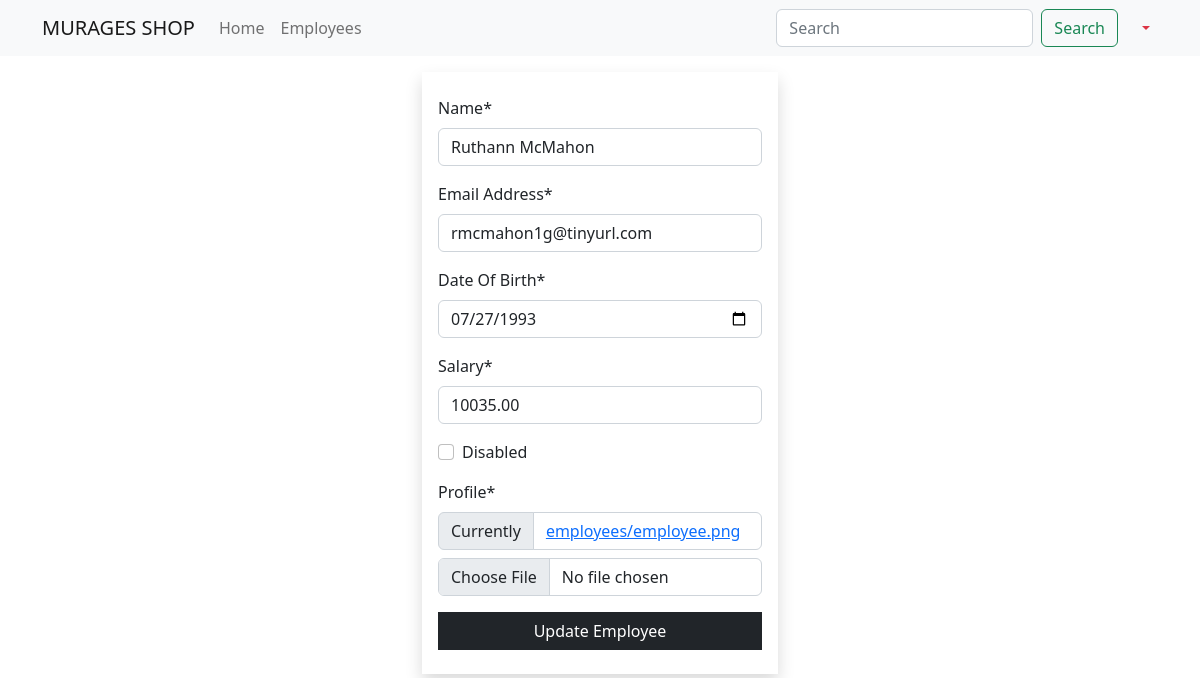
/employees/update/55 (signed in), run on the app's committed database.
### main_app/models.py (models this page shows, shortened)
class Employee(models.Model):
    name = models.CharField(max_length=40)
    email = models.EmailField(unique=True)
    dob = models.DateField(null=True)
    salary = models.DecimalField(max_digits=7, decimal_places=2)  # 67000.58
    disabled = models.BooleanField(default=False)
    profile = models.ImageField(upload_to=unique_img_name, null=True, default="employees/employee.png")
    created_at = models.DateTimeField(auto_now_add=True, null=True)  # Once during creation
    updated_at = models.DateTimeField(auto_now=True, null=True)  # Every time an update happens
    class Meta:
        verbose_name = 'Employee'
        verbose_name_plural = 'Employees'
        ordering = ["salary"]

### main_app/views.py (the view)
# urls.py: path('employees/update/<int:emp_id>', views.employee_update, name="update"),
@login_required
@permission_required('main_app.change_employee', raise_exception=True)
def employee_update(request, emp_id):
    employee = get_object_or_404(Employee, pk=emp_id)  # SELECT * FROM employees WHERE id=1
    if request.method == "POST":
        form = EmployeeForm(request.POST, request.FILES, instance=employee)
        if form.is_valid():
            form.save()
            messages.success(request, "Employee updated successfully")
            return redirect('details', emp_id)
    else:
        form = EmployeeForm(instance=employee)
    return render(request, "update.html", {"form": form})

### main_app/apps_form.py
class EmployeeForm(forms.ModelForm):
    class Meta:
        model = Employee
        fields = "__all__"
        widgets = {
            "dob": forms.DateInput(attrs={"type": "date", "min": "1990-01-01", "max": "2005-12-31"}),
            "salary": forms.NumberInput(attrs={"max": 75000, "min": 10000})
        }
        labels = {
            "dob": "Date Of Birth",
            "email": "Email Address"
        }

### templates/update.html (shortened to what this page needs)
{% extends 'base_template.html' %}
{% load crispy_forms_filters %}
{% block content %}
    {% include 'navbar.html' %}
    <div class="container">
        <div class="row justify-content-center">
            <div class="col-sm-4">
                <form action="{{ request.path }}" method="post" enctype="multipart/form-data" class="shadow py-4 px-3 mt-3">
                    {{ form | crispy }}
                    <button class="btn btn-dark rounded-0 w-100">Update Employee</button>
                </form>
            </div>
        </div>
    </div>
{% endblock %}

### data on the page
Employee: name "Ruthann McMahon", email "rmcmahon1g@tinyurl.com", dob "07/27/1993", salary "10035.00"
